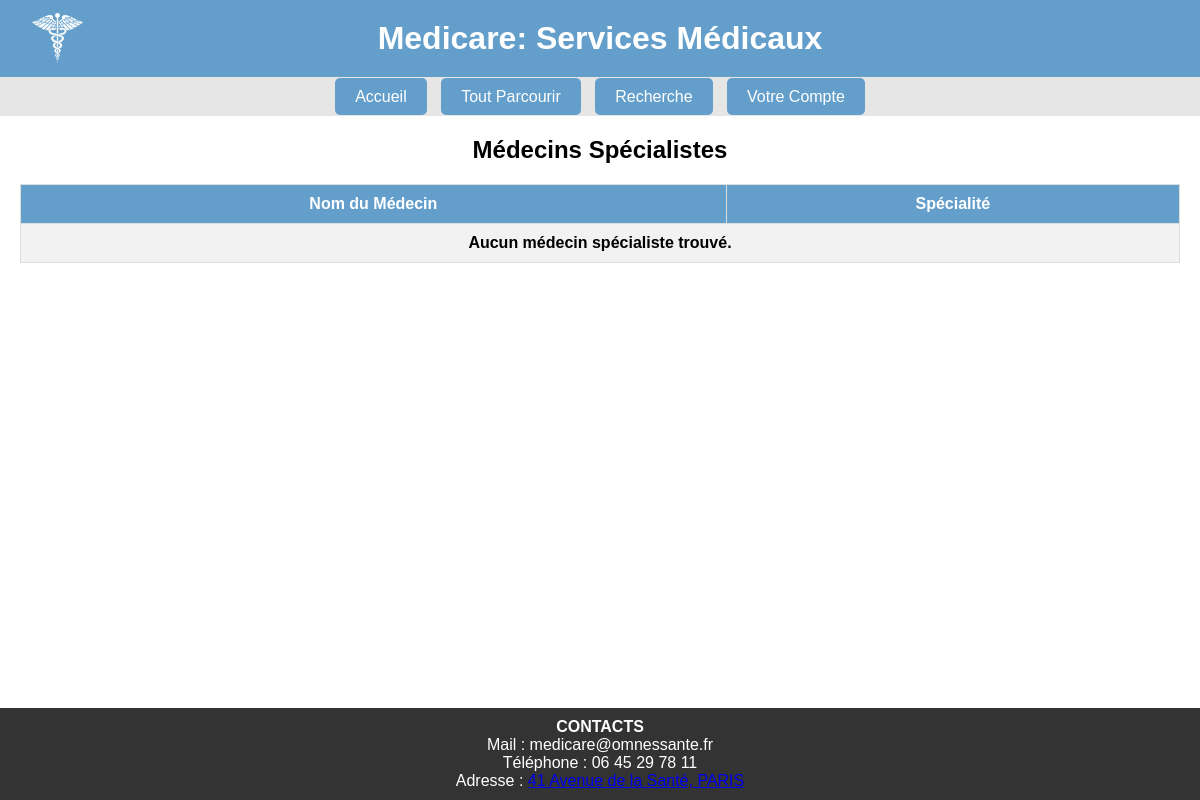
The app's page /medecinSpecialiste.php, older data.
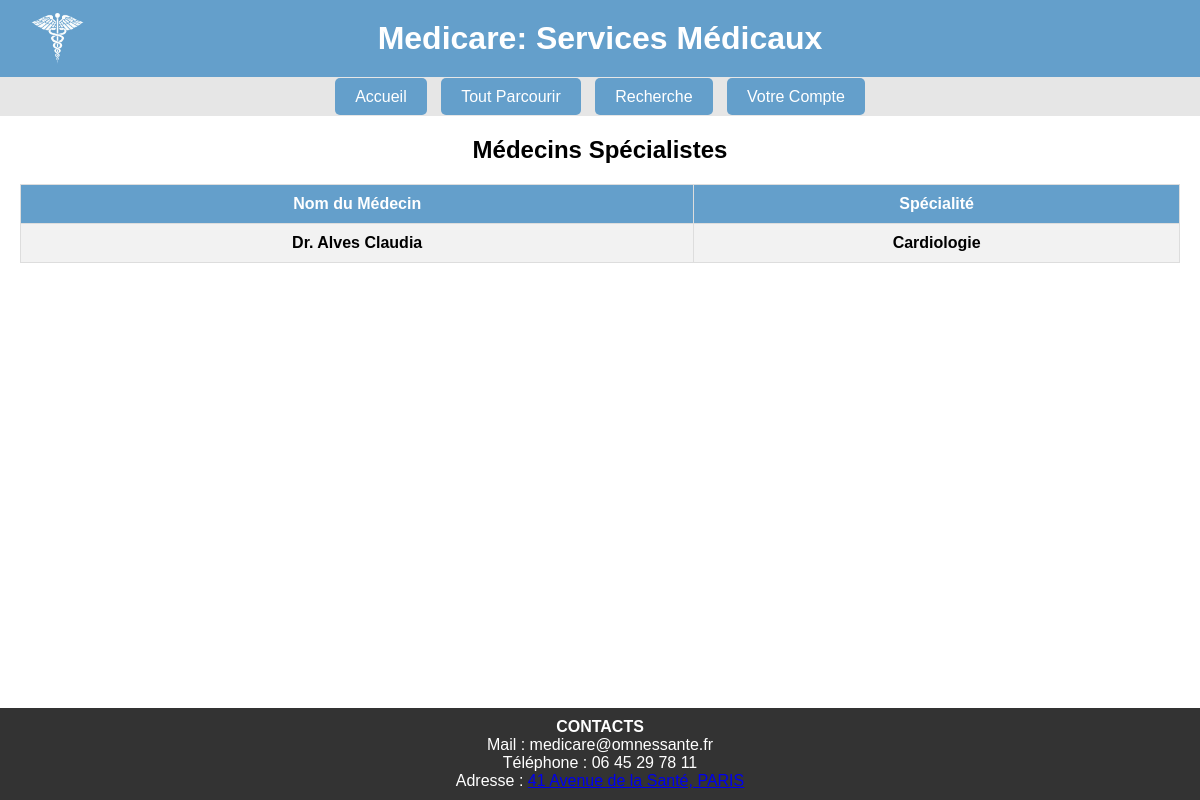
The same page, newer data.
### tables this page shows
CREATE TABLE IF NOT EXISTS `medecin` (
  `Id_U` BIGINT NOT NULL,
  `Num_identification` varchar(255) NOT NULL,
  `Spe` ENUM('Medecin Generaliste', 'Addictologie', 'Andrologie', 'Cardiologie', 'Dermatologie', 'Gastro-Hepato-Enterologie', 'Gynecologie', 'I.S.T.', 'Osteopathie') NOT NULL,
  `Tarif` DECIMAL(10, 2) NOT NULL,
  `CV` BLOB NOT NULL,
  `Photo` BLOB NOT NULL,
  `Photo2` BLOB DEFAULT NULL,
  `Video` BLOB DEFAULT NULL,
  `Salle` varchar(255) DEFAULT NULL,
  `Repertoire` varchar(255) DEFAULT NULL,
  PRIMARY KEY (`Id_U`),
  CONSTRAINT `fk_medecin_utilisateur`
    FOREIGN KEY (`Id_U`) REFERENCES `utilisateur`(`Id_U`)
    ON DELETE CASCADE,
  UNIQUE KEY `unique_num_id` (`Num_identification`)
);

CREATE TABLE IF NOT EXISTS `utilisateur` (
  `Id_U` BIGINT NOT NULL AUTO_INCREMENT,
  `Nom` VARCHAR(255) NOT NULL,
  `Prenom` VARCHAR(255) NOT NULL,
  `Email` VARCHAR(255) NOT NULL,
  `Mdp` CHAR(60) NOT NULL,
  `Telephone` varchar(20) NOT NULL,
  `Type` ENUM('A', 'P', 'M') NOT NULL,
  `Id_texto` VARCHAR(255) DEFAULT NULL,
  `Id_audio` VARCHAR(255) DEFAULT NULL,
  `Id_video` VARCHAR(255) DEFAULT NULL,
  `Date_creation` DATETIME NOT NULL DEFAULT CURRENT_TIMESTAMP,
  PRIMARY KEY (`Id_U`),
  UNIQUE KEY `unique_email` (`Email`)
);

### medecinSpecialiste.php (the view, shortened to what this page needs)
<?php
try {
    $pdo = getDbConnexion();
    $stmt = $pdo->prepare("SELECT utilisateur.Id_U, utilisateur.Nom, utilisateur.Prenom, medecin.Spe
                           FROM utilisateur
                           INNER JOIN medecin ON utilisateur.Id_U = medecin.Id_U
                           WHERE medecin.Spe != 'Medecin Generaliste'");
    $stmt->execute();
    $medecins = $stmt->fetchAll(PDO::FETCH_ASSOC);
} catch (PDOException $e) {
    echo "Erreur : " . $e->getMessage();
}
?>
<!DOCTYPE html>
<html lang="fr">
<?php include 'header.php'; ?>
<body>
    <div class="wrapper">
        <?php include 'bandeau.php'; ?>
        <main>
            <h2>Médecins Spécialistes</h2>
            <table>
                <tr>
                    <th>Nom du Médecin</th>
                    <th>Spécialité</th>
                </tr>
                <?php if (!empty($medecins)): ?>
                    <?php foreach ($medecins as $medecin): ?>
                        <tr>
                            <td>
                                <a href="ficheMedecin.php?id=<?php echo htmlspecialchars($medecin['Id_U']); ?>">
                                    Dr. <?php echo htmlspecialchars($medecin['Nom']) . ' ' . htmlspecialchars($medecin['Prenom']); ?>
                                </a>
                            </td>
                            <td><?php echo htmlspecialchars($medecin['Spe']); ?></td>
                        </tr>
                    <?php endforeach; ?>
                <?php else: ?>
                    <tr>
                        <td colspan="2">Aucun médecin spécialiste trouvé.</td>
                    </tr>
                <?php endif; ?>
            </table>
        </main>
        <?php include 'footer.php'; ?>
    </div>
</body>
</html>

Row changes from the older to the newer data that the page shows:
added medecin: Id_U.Nom "Alves", Id_U.Prenom "Claudia", Spe "Cardiologie"
Text that changed along with them:
text no longer shown: "Aucun médecin spécialiste trouvé."
